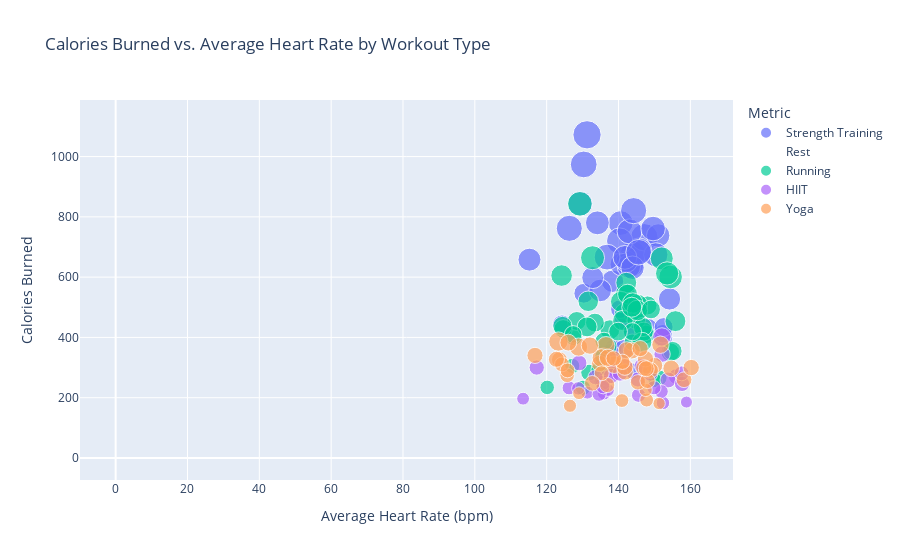

The notebook cell this image was saved under:
### Code cell
workout_plot = pe.scatter(
    df,
    x='workout_avg_hr',
    y='workout_calories',
    color='workout_type',
    size='workout_duration_minutes',
    title='Calories Burned vs. Average Heart Rate by Workout Type',
    labels={'workout_avg_hr': 'Average Heart Rate (bpm)', 'workout_calories': 'Calories Burned', 'workout_type': 'Metric'},
    hover_data=['fat_burn_minutes']
)
workout_plot.show()

### Figure 1 — Plotly figure (JSON) as saved in the notebook; plotly's stock layout.template omitted (floating-point values rounded to 4 significant figures)
{"data": [{"customdata": [[33], [43], [39], [29], [44], [29], [56], [37], [44], [30], [52], [36], [43], [51], [40], [46], [40], [31], [40], [64], [47], [42], [52], [37], [35], [36], [69], [25], [54], [49], [41], [30], [34], [42], [40], [32], [52], [39], [43], [32], [35]], "hovertemplate": "Metric=Strength Training<br>Average Heart Rate (bpm)=%{x}<br>Calories Burned=%{y}<br>workout_duration_minutes=%{marker.size}<br>fat_burn_minutes=%{customdata[0]}<extra></extra>", "legendgroup": "Strength Training", "marker": {"color": "#636efa", "size": [68.28, 34.34, 77.88, 59.16, 42.99, 46.32, 63.99, 43.06, 60.28, 89.01, 64.97, 41.99, 80.38, 56.95, 64.68, 72.63, 84.55, 46.66, 68.94, 54.47, 62.08, 79.15, 81.27, 78.88, 58.32, 44.79, 66.71, 67.37, 73.96, 42.32, 72.13, 65.25, 80.83, 30.79, 40.46, 77.44, 71.45, 42.68, 41.7, 42.04, 94.29], "sizemode": "area", "sizeref": 0.2357, "symbol": "circle"}, "mode": "markers", "name": "Strength Training", "orientation": "v", "showlegend": true, "type": "scatter", "x": [143.7, 138.6, 144.1, 138.3, 148.2, 130.3, 140.9, 143.9, 134.9, 147.2, 142.9, 141.4, 126.3, 132.8, 151.1, 140.6, 130.3, 152.3, 150.4, 142.3, 115.2, 145.7, 140.3, 136.8, 154.2, 141.5, 141.8, 134.1, 143.1, 137.6, 129.4, 143.9, 144.2, 143.9, 152.4, 145.6, 149.6, 124.3, 140.4, 152.6, 131.2], "xaxis": "x", "y": [641.1, 366.6, 677.0, 586.3, 431.2, 546.5, 642.6, 424.2, 555.8, 732.3, 635.5, 456.5, 762.0, 598.4, 738.3, 779.5, 973.9, 399.3, 674.1, 651.1, 658.0, 687.0, 719.8, 666.5, 527.6, 361.2, 665.6, 780.1, 751.8, 347.8, 843.8, 631.3, 820.6, 288.3, 412.2, 682.6, 761.2, 443.1, 493.9, 434.4, 1072.0], "yaxis": "y"}, {"customdata": [[33], [28], [42], [47], [49], [55], [35], [38], [36], [48], [43], [43], [39]], "hovertemplate": "Metric=Rest<br>Average Heart Rate (bpm)=%{x}<br>Calories Burned=%{y}<br>workout_duration_minutes=%{marker.size}<br>fat_burn_minutes=%{customdata[0]}<extra></extra>", "legendgroup": "Rest", "marker": {"color": "#EF553B", "size": [0, 0, 0, 0, 0, 0, 0, 0, 0, 0, 0, 0, 0], "sizemode": "area", "sizeref": 0.2357, "symbol": "circle"}, "mode": "markers", "name": "Rest", "orientation": "v", "showlegend": true, "type": "scatter", "x": [0, 0, 0, 0, 0, 0, 0, 0, 0, 0, 0, 0, 0], "xaxis": "x", "y": [0, 0, 0, 0, 0, 0, 0, 0, 0, 0, 0, 0, 0], "yaxis": "y"}, {"customdata": [[55], [35], [25], [32], [50], [29], [27], [39], [36], [38], [27], [30], [45], [36], [20], [61], [29], [30], [28], [41], [54], [35], [41], [43], [48], [78], [48], [15], [33], [39], [55], [58], [49], [44], [39], [26], [42], [34], [29], [62], [66], [37], [48], [22], [19], [35], [50], [38], [46], [62], [43]], "hovertemplate": "Metric=Running<br>Average Heart Rate (bpm)=%{x}<br>Calories Burned=%{y}<br>workout_duration_minutes=%{marker.size}<br>fat_burn_minutes=%{customdata[0]}<extra></extra>", "legendgroup": "Running", "marker": {"color": "#00cc96", "size": [62.74, 45.82, 46.63, 42.39, 40.74, 39.88, 68, 51.33, 47.23, 51.65, 44.67, 39.54, 23.6, 42.27, 40.25, 41.55, 24.82, 27.72, 32.82, 39, 26.63, 41.02, 46.83, 65.81, 42.45, 43.79, 51.6, 46.67, 44.19, 26.81, 32.47, 49.17, 42.09, 49.42, 49.87, 28.68, 42.97, 33.99, 63.61, 47.32, 46.87, 36.67, 49.49, 38.74, 36.85, 54.79, 47.23, 41.5, 71.58, 24.09, 41.47], "sizemode": "area", "sizeref": 0.2357, "symbol": "circle"}, "mode": "markers", "name": "Running", "orientation": "v", "showlegend": true, "type": "scatter", "x": [152.0, 141.9, 137.6, 148.1, 147.6, 144.3, 132.8, 142.2, 141.7, 140.7, 136.9, 127.5, 135.2, 128.4, 124.6, 154.4, 120.2, 130.1, 131.8, 136.0, 139.6, 144.9, 142.5, 154.5, 147.1, 124.4, 155.8, 145.3, 155.0, 127.2, 143.8, 144.0, 133.4, 141.2, 131.6, 151.4, 146.8, 134.7, 153.5, 146.5, 131.3, 127.4, 145.2, 143.9, 135.8, 124.2, 143.7, 149.1, 129.2, 150.2, 139.9], "xaxis": "x", "y": [662.0, 545.7, 425.4, 506.2, 410.0, 471.0, 664.4, 581.5, 480.5, 518.7, 370.0, 403.8, 253.2, 454.6, 428.5, 350.9, 234.2, 232.7, 283.4, 387.1, 295.6, 457.6, 543.5, 600.5, 419.4, 438, 454.1, 509.8, 354.8, 305.6, 383.9, 514.1, 449.1, 456.1, 520.0, 265.8, 434.5, 292.6, 612.4, 383.9, 435.0, 410.0, 489.5, 418.9, 335.9, 605.2, 500.2, 492.8, 843.1, 257.6, 419.2], "yaxis": "y"}, {"customdata": [[34], [45], [44], [39], [45], [47], [34], [60], [32], [48], [38], [26], [47], [41], [65], [39], [31], [45], [43], [44], [44], [30], [57], [56], [55], [51], [35], [28], [66], [52], [55], [45]], "hovertemplate": "Metric=HIIT<br>Average Heart Rate (bpm)=%{x}<br>Calories Burned=%{y}<br>workout_duration_minutes=%{marker.size}<br>fat_burn_minutes=%{customdata[0]}<extra></extra>", "legendgroup": "HIIT", "marker": {"color": "#ab63fa", "size": [31.44, 20.42, 19.43, 31.44, 29.05, 25.12, 19, 28.62, 17.05, 30.06, 28.06, 26.97, 29.24, 21.32, 24.2, 20.04, 22.85, 31.41, 26.81, 28.13, 22.31, 23.57, 39.47, 27.97, 27.5, 25.76, 26.15, 23.45, 27.6, 23.58, 21.32, 26.73], "sizemode": "area", "sizeref": 0.2357, "symbol": "circle"}, "mode": "markers", "name": "HIIT", "orientation": "v", "showlegend": true, "type": "scatter", "x": [141.7, 136.0, 113.4, 152.1, 129.0, 148.9, 137.1, 156.1, 158.9, 153.8, 136.6, 145.4, 138.2, 152.4, 145.6, 131.3, 126.2, 139.2, 135.7, 137.9, 151.9, 149.9, 152.1, 140.4, 157.7, 146.4, 157.6, 134.6, 117.2, 135.7, 128.8, 133.6], "xaxis": "x", "y": [302.6, 214.3, 196.8, 344.5, 315.1, 279.0, 225.5, 270.4, 185.6, 258.9, 264.6, 260.4, 325.9, 182.8, 208.4, 217.0, 232.5, 291.7, 249.7, 272.3, 220.7, 233.0, 401.6, 280.3, 245.9, 305.8, 280.8, 211.5, 300.1, 236.4, 231.0, 267.9], "yaxis": "y"}, {"customdata": [[37], [39], [53], [21], [40], [38], [57], [65], [50], [37], [43], [36], [33], [60], [44], [44], [37], [48], [45], [36], [37], [28], [37], [52], [44], [39], [33], [40], [73], [55], [51], [45], [62], [62], [43], [46], [27], [26], [53], [49], [44], [59]], "hovertemplate": "Metric=Yoga<br>Average Heart Rate (bpm)=%{x}<br>Calories Burned=%{y}<br>workout_duration_minutes=%{marker.size}<br>fat_burn_minutes=%{customdata[0]}<extra></extra>", "legendgroup": "Yoga", "marker": {"color": "#FFA15A", "size": [22.72, 29.69, 31.27, 24.96, 20.74, 27.72, 36.66, 31.05, 43.88, 30.59, 30.11, 17.89, 37.89, 30.97, 39.62, 27.58, 26.41, 31.1, 32.7, 33.41, 26.54, 27.61, 25.86, 39.4, 31.16, 35.72, 30.36, 33.57, 28.61, 22.48, 33.33, 33.77, 29.39, 20.39, 35.57, 27.61, 35.64, 30, 28.09, 30.8, 31.59, 19.36], "sizemode": "area", "sizeref": 0.2357, "symbol": "circle"}, "mode": "markers", "name": "Yoga", "orientation": "v", "showlegend": true, "type": "scatter", "x": [147.8, 123.5, 134.8, 125.7, 147.6, 145.4, 138.8, 141.9, 123.3, 150.1, 148.9, 151.3, 136.5, 116.8, 135.2, 136.8, 124.3, 147.5, 154.7, 141.8, 135.3, 148.1, 125.8, 128.9, 147.0, 132.0, 122.7, 143.7, 132.7, 140.9, 126.0, 142.3, 158.2, 126.5, 151.7, 141.1, 137.1, 147.7, 138.7, 146.0, 160.2, 129.0], "xaxis": "x", "y": [192.2, 326.1, 313.6, 274.2, 226.0, 251.3, 309.6, 285.4, 386.3, 306.7, 291.0, 180.9, 373.2, 340.4, 332, 242.2, 310.6, 328.9, 297.2, 302.1, 281.4, 255.9, 290.6, 367.9, 299.0, 373.0, 327.5, 356.3, 247.8, 190.5, 382.7, 357.7, 259.7, 173.3, 375.8, 319.2, 332.4, 296.2, 330.1, 363.0, 300.0, 214.9], "yaxis": "y"}], "layout": {"legend": {"itemsizing": "constant", "title": {"text": "Metric"}, "tracegroupgap": 0}, "title": {"text": "Calories Burned vs. Average Heart Rate by Workout Type"}, "xaxis": {"anchor": "y", "domain": [0, 1], "title": {"text": "Average Heart Rate (bpm)"}}, "yaxis": {"anchor": "x", "domain": [0, 1], "title": {"text": "Calories Burned"}}}}
